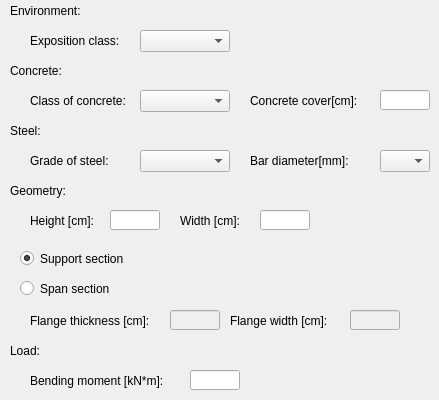
      <widget class="QWidget" name="beam_tab">
       <attribute name="title">
        <string>Beam</string>
       </attribute>
       <widget class="QLabel" name="b_exp_label">
        <property name="geometry">
         <rect>
          <x>30</x>
          <y>30</y>
          <width>91</width>
          <height>21</height>
         </rect>
        </property>
        <property name="text">
         <string>Exposition class:</string>
        </property>
       </widget>
       <widget class="QLabel" name="b_geom_label">
        <property name="geometry">
         <rect>
          <x>10</x>
          <y>180</y>
          <width>111</width>
          <height>21</height>
         </rect>
        </property>
        <property name="text">
         <string>Geometry:</string>
        </property>
       </widget>
       <widget class="QLabel" name="b_concrete_label">
        <property name="geometry">
         <rect>
          <x>10</x>
          <y>60</y>
          <width>111</width>
          <height>21</height>
         </rect>
        </property>
        <property name="text">
         <string>Concrete:</string>
        </property>
       </widget>
       <widget class="QLabel" name="b_concr_cover_label">
        <property name="geometry">
         <rect>
          <x>250</x>
          <y>90</y>
          <width>121</width>
          <height>21</height>
         </rect>
        </property>
        <property name="text">
         <string>Concrete cover[cm]:</string>
        </property>
       </widget>
       <widget class="QComboBox" name="b_bar_diam_combo">
        <property name="geometry">
         <rect>
          <x>380</x>
          <y>150</y>
          <width>50</width>
          <height>22</height>
         </rect>
        </property>
       </widget>
       <widget class="QLabel" name="b_env_label">
        <property name="geometry">
         <rect>
          <x>10</x>
          <y>0</y>
          <width>111</width>
          <height>21</height>
         </rect>
        </property>
        <property name="text">
         <string>Environment:</string>
        </property>
       </widget>
       <widget class="QLabel" name="b_steel_label">
        <property name="geometry">
         <rect>
          <x>10</x>
          <y>120</y>
          <width>111</width>
          <height>21</height>
         </rect>
        </property>
        <property name="text">
         <string>Steel:</string>
        </property>
       </widget>
       <widget class="QLabel" name="b_steel_grade_label">
        <property name="geometry">
         <rect>
          <x>30</x>
          <y>150</y>
          <width>91</width>
          <height>21</height>
         </rect>
        </property>
        <property name="text">
         <string>Grade of steel:</string>
        </property>
       </widget>
       <widget class="QLineEdit" name="b_height_lineEdit">
        <property name="geometry">
         <rect>
          <x>110</x>
          <y>210</y>
          <width>50</width>
          <height>20</height>
         </rect>
        </property>
        <property name="maxLength">
         <number>6</number>
        </property>
       </widget>
       <widget class="QLabel" name="b_bar_label">
        <property name="geometry">
         <rect>
          <x>250</x>
          <y>150</y>
          <width>121</width>
          <height>21</height>
         </rect>
        </property>
        <property name="text">
         <string>Bar diameter[mm]:</string>
        </property>
       </widget>
       <widget class="QComboBox" name="b_exp_combo">
        <property name="geometry">
         <rect>
          <x>140</x>
          <y>30</y>
          <width>90</width>
          <height>22</height>
         </rect>
        </property>
       </widget>
       <widget class="QLabel" name="b_concr_class_label">
        <property name="geometry">
         <rect>
          <x>30</x>
          <y>90</y>
          <width>101</width>
          <height>21</height>
         </rect>
        </property>
        <property name="text">
         <string>Class of concrete:</string>
        </property>
       </widget>
       <widget class="QComboBox" name="b_steel_grade_combo">
        <property name="geometry">
         <rect>
          <x>140</x>
          <y>150</y>
          <width>90</width>
          <height>22</height>
         </rect>
        </property>
       </widget>
       <widget class="QComboBox" name="b_concr_class_combo">
        <property name="geometry">
         <rect>
          <x>140</x>
          <y>90</y>
          <width>90</width>
          <height>22</height>
         </rect>
        </property>
       </widget>
       <widget class="QLineEdit" name="b_concr_cover_lineEdit">
        <property name="geometry">
         <rect>
          <x>380</x>
          <y>90</y>
          <width>50</width>
          <height>20</height>
         </rect>
        </property>
        <property name="maxLength">
         <number>6</number>
        </property>
       </widget>
       <widget class="QLabel" name="b_height_label">
        <property name="geometry">
         <rect>
          <x>30</x>
          <y>210</y>
          <width>91</width>
          <height>21</height>
         </rect>
        </property>
        <property name="text">
         <string>Height [cm]:</string>
        </property>
       </widget>
       <widget class="QLabel" name="b_width_label">
        <property name="geometry">
         <rect>
          <x>180</x>
          <y>210</y>
          <width>91</width>
          <height>21</height>
         </rect>
        </property>
        <property name="text">
         <string>Width [cm]:</string>
        </property>
       </widget>
       <widget class="QLineEdit" name="b_width_lineEdit">
        <property name="geometry">
         <rect>
          <x>260</x>
          <y>210</y>
          <width>50</width>
          <height>20</height>
         </rect>
        </property>
        <property name="maxLength">
         <number>6</number>
        </property>
       </widget>
       <widget class="QRadioButton" name="b_span_section_radioBtn">
        <property name="geometry">
         <rect>
          <x>20</x>
          <y>280</y>
          <width>141</width>
          <height>17</height>
         </rect>
        </property>
        <property name="text">
         <string>Span section</string>
        </property>
       </widget>
       <widget class="QLabel" name="b_fl_width_label">
        <property name="geometry">
         <rect>
          <x>230</x>
          <y>310</y>
          <width>111</width>
          <height>21</height>
         </rect>
        </property>
        <property name="text">
         <string>Flange width [cm]:</string>
        </property>
       </widget>
       <widget class="QLabel" name="b_fl_th_label">
        <property name="geometry">
         <rect>
          <x>30</x>
          <y>310</y>
          <width>131</width>
          <height>21</height>
         </rect>
        </property>
        <property name="text">
         <string>Flange thickness [cm]:</string>
        </property>
       </widget>
       <widget class="QLineEdit" name="b_fl_th_lineEdit">
        <property name="enabled">
         <bool>false</bool>
        </property>
        <property name="geometry">
         <rect>
          <x>170</x>
          <y>310</y>
          <width>50</width>
          <height>20</height>
         </rect>
        </property>
        <property name="maxLength">
         <number>6</number>
        </property>
        <property name="readOnly">
         <bool>false</bool>
        </property>
        <property name="clearButtonEnabled">
         <bool>false</bool>
        </property>
       </widget>
       <widget class="QLineEdit" name="b_fl_width_lineEdit">
        <property name="enabled">
         <bool>false</bool>
        </property>
        <property name="geometry">
         <rect>
          <x>350</x>
          <y>310</y>
          <width>50</width>
          <height>20</height>
         </rect>
        </property>
        <property name="maxLength">
         <number>6</number>
        </property>
        <property name="readOnly">
         <bool>false</bool>
        </property>
        <property name="clearButtonEnabled">
         <bool>false</bool>
        </property>
       </widget>
       <widget class="QLabel" name="b_moment_label">
        <property name="geometry">
         <rect>
          <x>30</x>
          <y>370</y>
          <width>171</width>
          <height>21</height>
         </rect>
        </property>
        <property name="text">
         <string>Bending moment [kN*m]:</string>
        </property>
       </widget>
       <widget class="QLineEdit" name="b_moment_lineEdit">
        <property name="geometry">
         <rect>
          <x>190</x>
          <y>370</y>
          <width>50</width>
          <height>20</height>
         </rect>
        </property>
        <property name="maxLength">
         <number>6</number>
        </property>
       </widget>
       <widget class="QLabel" name="b_load_label">
        <property name="geometry">
         <rect>
          <x>10</x>
          <y>340</y>
          <width>111</width>
          <height>21</height>
         </rect>
        </property>
        <property name="text">
         <string>Load:</string>
        </property>
       </widget>
       <widget class="QRadioButton" name="b_sup_section_radioBtn">
        <property name="geometry">
         <rect>
          <x>20</x>
          <y>250</y>
          <width>141</width>
          <height>17</height>
         </rect>
        </property>
        <property name="text">
         <string>Support section</string>
        </property>
        <property name="checked">
         <bool>true</bool>
        </property>
       </widget>
      </widget>
